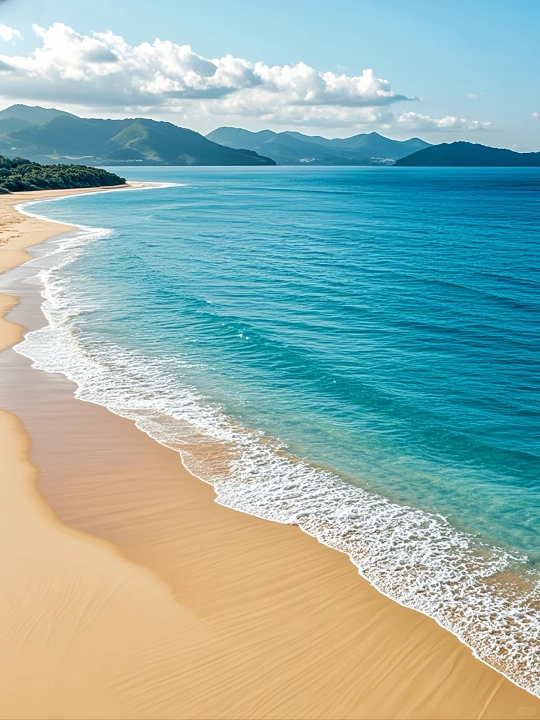
#> input picture innertemplateenhance/epic_sea/cover.jpg, 1080 x 1440 px (shown at 1/2 size)
$ python convert_template_cover.py ../innertemplateenhance/epic_sea/cover.jpg out
#> lines starting #> are read from the running program, lines starting #| are printed output that depends on the picture
#!/usr/bin/env python3
# -*- coding: utf-8 -*-
"""Convert raw Seedream cover (1680x2240, watermark at bottom-right) to:
- cover.jpg  1545x2060 JPEG q88 (crop from top-left, removes right 135px + bottom 180px)
- gen_{ts}_1.png  full-size original archive (PNG)
Usage: python convert_template_cover.py <raw_img> <template_dir>
"""
import sys
import time
from pathlib import Path

from PIL import Image

W, H = 1545, 2060
QUALITY = 88


def main() -> None:
    raw_path = Path(sys.argv[1])
    out_dir = Path(sys.argv[2])

    img = Image.open(raw_path).convert("RGB")
#> img is the input picture: PIL image 1080x1440 RGB; mean R, G, B 147.8, 178.2, 172.8
    if img.size != (1680, 2240):
        print(f"warn: unexpected size {img.size}")
#| warn: unexpected size (1080, 1440)

    # Crop top-left window 1545x2060: cuts right 135px + bottom 180px (watermark zone)
    cover = img.crop((0, 0, W, H))
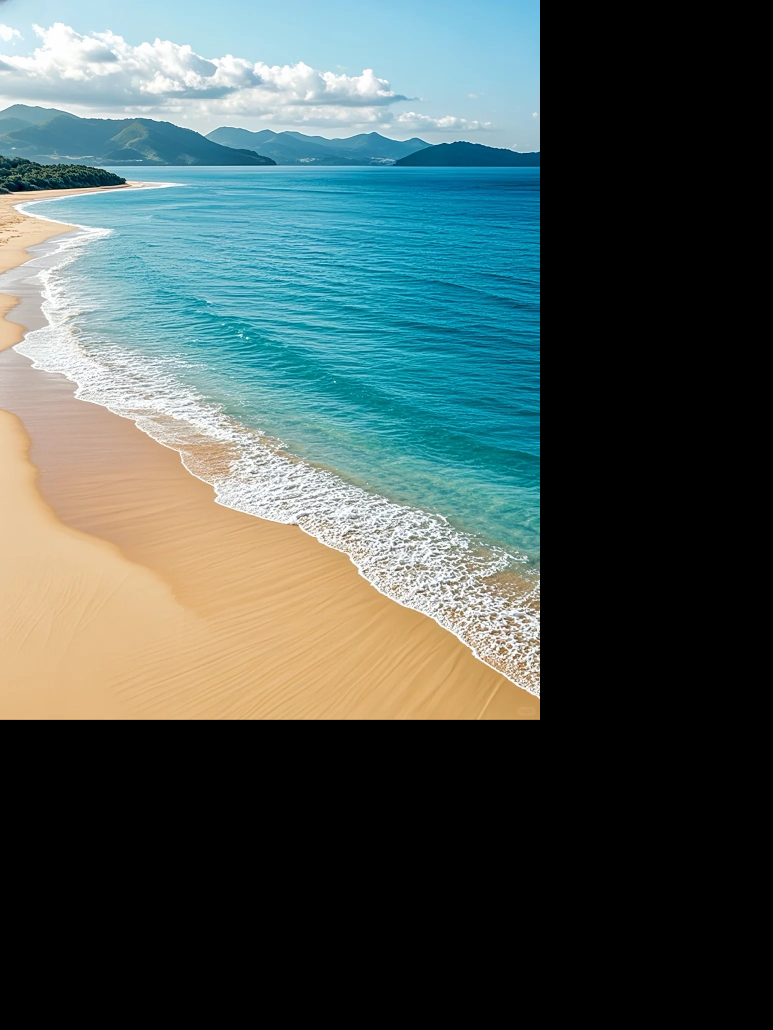
#> cover: PIL image 1545x2060 RGB (shown at 1/2 size); mean R, G, B 72.2, 87.1, 84.5
    cover_path = out_dir / "cover.jpg"
    cover.save(cover_path, "JPEG", quality=QUALITY, optimize=True)

    # Archive original as gen_{ts}_1.png
    ts = int(time.time() * 1000)
    gen_path = out_dir / f"gen_{ts}_1.png"
    img.save(gen_path, "PNG", optimize=True)

    raw_path.unlink(missing_ok=True)
    print(f"cover: {cover_path} ({W}x{H}) | gen: {gen_path.name} | raw removed")


if __name__ == "__main__":
    main()
